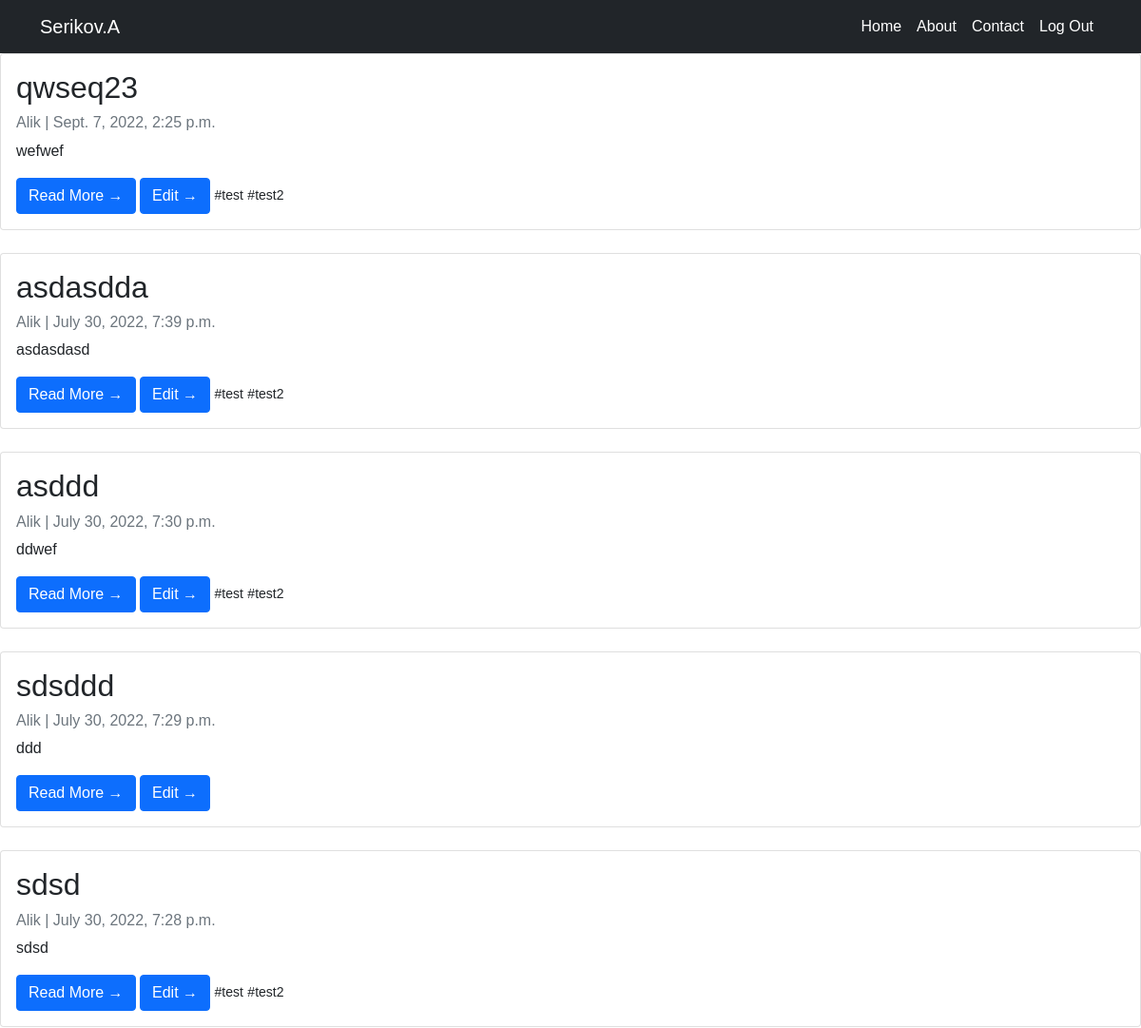
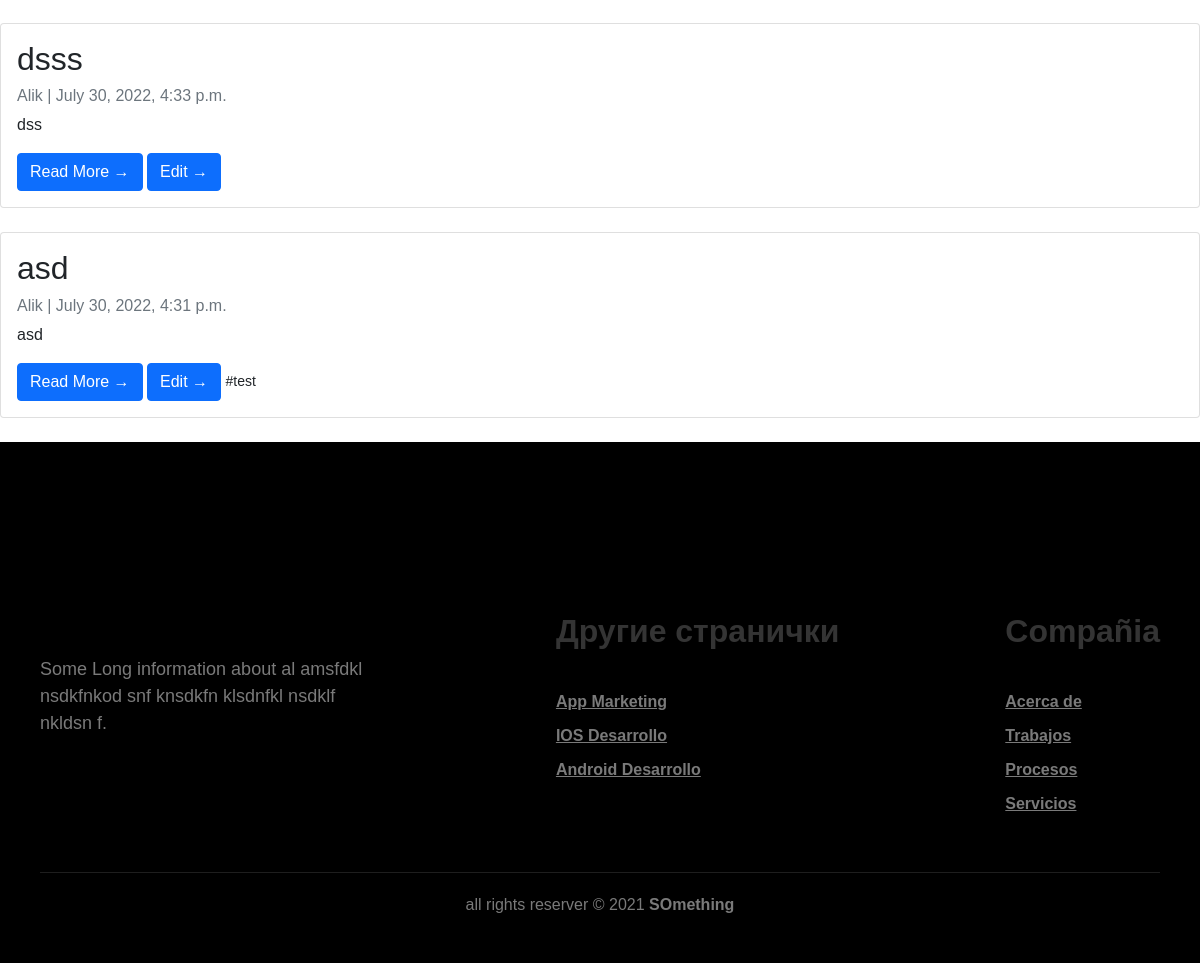
The app's page /myposts/ (signed in) with its own data (2 pictures, top to bottom).
### main/models.py (models this page shows, shortened)
class Post(models.Model):
    class Meta:
        ordering = ["-publish_date"]
    title = models.CharField(max_length=255, unique=True)
    subtitle = models.CharField(max_length=255, blank=True)
    slug = models.SlugField(max_length=255, unique=True, default=uuid.uuid1)
    body = models.TextField()
    meta_description = models.CharField(max_length=150, blank=True)
    date_created = models.DateTimeField(auto_now_add=True)
    date_modified = models.DateTimeField(auto_now=True)
    publish_date = models.DateTimeField(default=timezone.now, blank=True, null=True)
    published = models.BooleanField(default=False)
    status = models.IntegerField(choices=STATUS, default=0)
    author = models.ForeignKey(CustomUser, on_delete=models.PROTECT)
    tags = models.ManyToManyField(Tag, blank=True)

class CustomUser(AbstractUser):
    resume = models.TextField(max_length=10000, null=True)
    age = models.DateField(null=True, blank=True)
    profile_image = models.ImageField(storage=fs, blank=True, null=True)
    verification_image = models.ImageField(storage=fs, blank=True, null=True)
    country = CountryField(null=True)
    interest = models.TextField(max_length=1000, null=True, blank=True)
    is_active = models.BooleanField(default=False)
    created_at = models.DateTimeField(default=timezone.now)
    USERNAME_FIELD = 'username'
    REQUIRED_FIELDS = ['email']
    def __str__(self):
        return self.username

class Tag(models.Model):
    name = models.CharField(max_length=50, unique=True)
    slug = models.SlugField(max_length=255, unique=True, default=uuid.uuid1)

### main/views.py (the view)
# urls.py: path('myposts/', views.MyPostList.as_view(), name='my_post_list'),
class MyPostList(UserPassesTestMixin, ListView):
    queryset = Post.objects.all()
    template_name = 'my_post_list.html'
    def test_func(self):
        return self.request.user.is_authenticated
    def get_context_data(self, **kwargs):
        context = super().get_context_data(**kwargs)
        context['post_list'] = Post.objects.filter(author=self.request.user.id)
        return context

### main/templates/my_post_list.html
{% extends 'base.html' %}
{% block content %}
	{% for post in post_list %}
		<div class="card mb-4">
		    <div class="card-body">
		        <h2 class="card-title">{{ post.title }}</h2>
		        <p class="card-text text-muted h6">{{ post.author }} | {{ post.publish_date }} </p>
		        <p class="card-text">{{post.body|slice:":200" }}</p>
		        <a href="{% url 'post_detail' post.slug  %}" class="btn btn-primary">Read More &rarr;</a> <a href="{% url 'my_post_edit' post.slug  %}" class="btn btn-primary">Edit &rarr;</a>
		        {% for tag in post.tags.all %}
		        	<small>#{{ tag.name }}</small>
		        {% endfor %}
		    </div>
		</div>
	{% endfor %}
{% endblock %}

### main/templates/base.html (shortened to what this page needs)
{% load static %}
<!DOCTYPE html>
<html>
<head>
    <link href="https://cdn.jsdelivr.net/npm/bootstrap@5.0.2/dist/css/bootstrap.min.css" rel="stylesheet">
    <link rel="stylesheet" type="text/css" href="{% static 'style.css' %}">
    <link href="https://code.jquery.com/ui/1.11.4/themes/smoothness/jquery-ui.css" rel="stylesheet" type="text/css" />
    <link href="http://ajax.googleapis.com/ajax/libs/jqueryui/1.8.16/themes/ui-lightness/jquery-ui.css"
        rel="stylesheet" type="text/css" />
</head>
<body>
    <nav class = 'navbar navbar-expand-lg navbar-light bg-dark'>
      <div class = 'container'>
        <a class = 'navbar-brand text-white' href = '/'>Serikov.A</a>
        <div class = 'offcanvas offcanvas-start-lg bg-dark' tabindex = '-1' id = 'offcanvasExample'
             aria-labelledby = 'offcanvasExampleLabel'
        >
          <div class = 'offcanvas-body p-lg-0'>
            <ul class = 'navbar-nav'>
              <li class = 'nav-item'>
                <a class = 'nav-link active' aria-current = 'page' href = '/index'>Home</a>
              </li>
              <li class = 'nav-item'>
                <a class = 'nav-link active' aria-current = 'page' href = '/about'>About</a>
              </li>
              <li class = 'nav-item'>
                <a class = 'nav-link active' aria-current = 'page' href = '/contact'>Contact</a>
              </li>
              {% if user.is_authenticated %}
                <li class = 'nav-item'>
                    <a class = 'nav-link active' aria-current = 'page' href = '/logout'>Log Out</a>
                  </li>
              {% endif %}
            </ul>
          </div>
        </div>
      </div>
    </nav>
    {% block content %}
    {% endblock %}
        <footer>
        <div class="container__footer">
            <div class="box__footer">
                <div class="logo">
                </div>
                <div class="terms">
                    <p>Some Long information about al amsfdkl nsdkfnkod snf knsdkfn klsdnfkl nsdklf nkldsn f.</p>
                </div>
            </div>
            <div class="box__footer">
                <h2>Другие странички</h2>
                <a href="#">App Marketing</a>
                <a href="#">IOS Desarrollo</a>
                <a href="#">Android Desarrollo</a>
            </div>
            <div class="box__footer">
                <h2>Compañia</h2>
                <a href="#">Acerca de</a>
                <a href="#">Trabajos</a>
                <a href="#">Procesos</a>
                <a href="#">Servicios</a>
            </div>
        </div>
        <div class="box__copyright">
            <hr>
            <p>all rights reserver © 2021 <b>SOmething</b></p>
        </div>
    </footer>
</body>
</html>

### main/static/style.css (style rules this page uses)
@media screen and (min-width: 601px) { .offcanvas { visibility : visible; position : relative; background : none; border : none; justify-content : end; color : black; } }
.navbar-nav li a { color: white !important; }
* { margin: 0; padding: 0; box-sizing: border-box; font-family: 'Nunito', sans-serif; text-decoration: none; }
:root { --color-esqueleto:#EFF3F5; }
footer { width: 100%; padding: 30px 0px; background-color: black; background-size: cover; }
.container__footer { display: flex; flex-wrap: wrap; justify-content: space-between; max-width: 1200px; margin: auto; margin-top: 100px; }
.box__footer { display: flex; flex-direction: column; padding: 40px; }
.box__footer .terms { max-width: 350px; margin-top: 20px; font-weight: 500; color: #7a7a7a; font-size: 18px; }
.box__footer h2 { margin-bottom: 30px; color: #343434; font-weight: 700; }
.box__footer a { margin-top: 10px; color: #7a7a7a; font-weight: 600; }
.box__copyright { max-width: 1200px; margin: auto; text-align: center; padding: 0px 40px; }
.box__copyright p { margin-top: 20px; color: #7a7a7a; }
.box__copyright hr { border: none; height: 1px; background-color: #7a7a7a; }

### records on screen
Post: title "qwseq23", author "Alik", publish_date "Sept. 7, 2022, 2:25 p.m.", body "wefwef"
Tag: name "test"
Tag: name "test2"
Post: title "asdasdda", author "Alik", publish_date "July 30, 2022, 7:39 p.m.", body "asdasdasd"
Post: title "asddd", author "Alik", publish_date "July 30, 2022, 7:30 p.m.", body "ddwef"
Post: title "sdsddd", author "Alik", publish_date "July 30, 2022, 7:29 p.m.", body "ddd"
Post: title "sdsd", author "Alik", publish_date "July 30, 2022, 7:28 p.m.", body "sdsd"
Post: title "dsss", author "Alik", publish_date "July 30, 2022, 4:33 p.m.", body "dss"
Post: title "asd", author "Alik", publish_date "July 30, 2022, 4:31 p.m.", body "asd"
